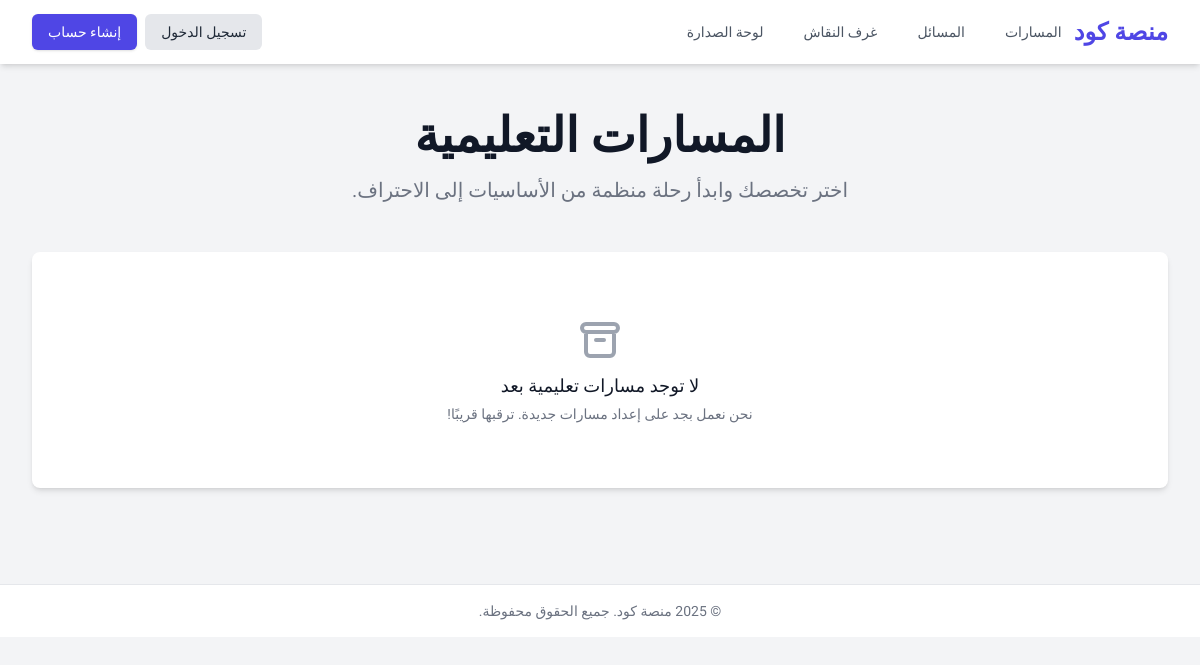
Page /courses/ on the earlier database version.
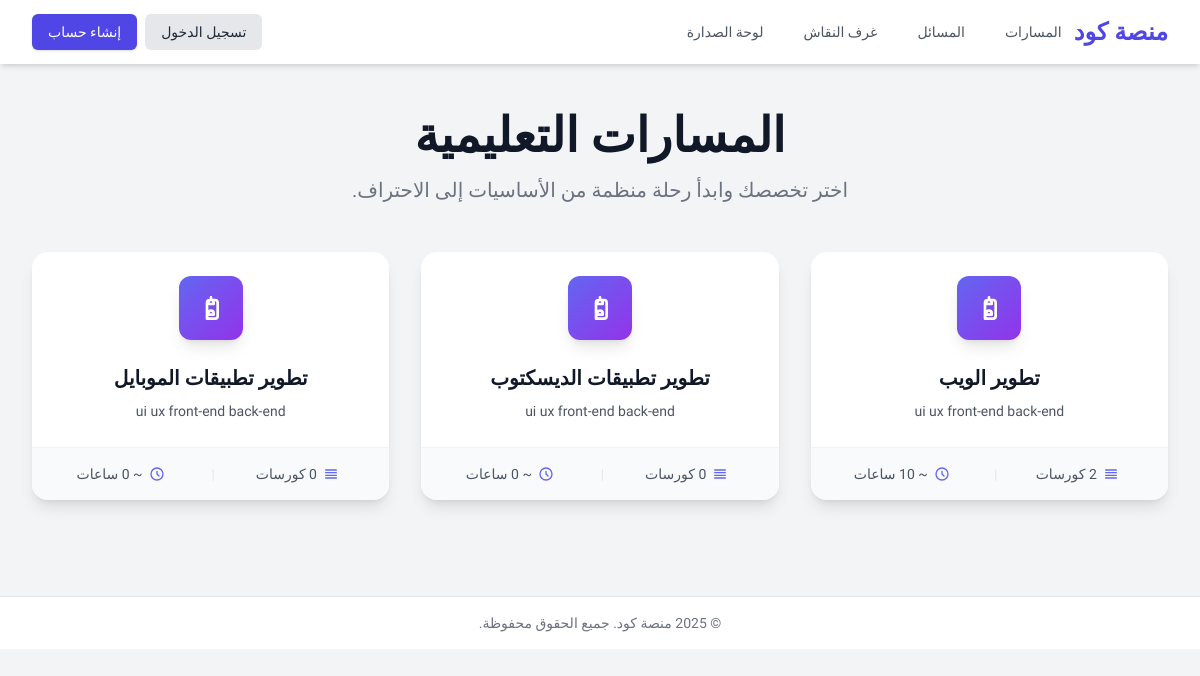
Same page on the later database version.
### courses/models.py (models this page shows, shortened)
class LearningPath(models.Model):
    title = models.CharField("عنوان المسار", max_length=200, unique=True)
    description = models.TextField("وصف المسار")
    class Meta:
        verbose_name = "مسار تعليمي"
        verbose_name_plural = "المسارات التعليمية"
        ordering = ['title']

### courses/views.py (the view)
# urls.py: path('', LearningPathListView.as_view(), name='path_list'),
class LearningPathListView(ListView):
    model = LearningPath
    template_name = 'courses/path_list.html'
    context_object_name = 'paths'

### courses/templatetags/course_extras.py (called while the page is built)
@register.filter
def multiply(value, arg):
    try:
        return int(value) * int(arg)
    except (ValueError, TypeError):
        return value

### courses/templates/courses/path_list.html (shortened to what this page needs)
{% extends "base.html" %}
{% load course_extras %}
{% block content %}
<div class="max-w-7xl mx-auto">
    <div class="text-center mb-12">
        <h1 class="text-4xl font-extrabold text-gray-900 dark:text-white sm:text-5xl">
            المسارات التعليمية
        </h1>
        <p class="mt-4 max-w-2xl mx-auto text-xl text-gray-500 dark:text-gray-400">
            اختر تخصصك وابدأ رحلة منظمة من الأساسيات إلى الاحتراف.
        </p>
    </div>
    <div class="grid grid-cols-1 md:grid-cols-2 lg:grid-cols-3 gap-8">
        {% for path in paths %}
            <div class="bg-white dark:bg-gray-800 rounded-2xl shadow-lg hover:shadow-xl transform hover:-translate-y-2 transition-all duration-300">
                <a href="{% url 'courses:path_detail' path.pk %}" class="block h-full flex flex-col">
                    <div class="p-6">
                        <div class="flex items-center justify-center h-16 w-16 rounded-xl bg-gradient-to-br from-indigo-500 to-purple-600 text-white shadow-lg mx-auto">
                            <svg class="h-8 w-8" fill="none" viewBox="0 0 24 24" stroke="currentColor"><path stroke-linecap="round" stroke-linejoin="round" stroke-width="2" d="M12 6V4m0 2a2 2 0 012 2v1h-4V8a2 2 0 012-2zm0 8a2 2 0 012 2v1h-4v-1a2 2 0 012-2zm-3 6V8a2 2 0 012-2h4a2 2 0 012 2v10a2 2 0 01-2 2h-4a2 2 0 01-2-2z" /></svg>
                        </div>
                    </div>
                    <div class="px-6 pb-6 text-center flex-grow">
                        <h2 class="text-xl font-bold text-gray-900 dark:text-white">{{ path.title }}</h2>
                        <p class="mt-2 text-gray-600 dark:text-gray-400 text-sm leading-relaxed">{{ path.description|truncatewords:20 }}</p>
                    </div>
                    <div class="px-6 py-4 bg-gray-50 dark:bg-gray-700/50 border-t border-gray-100 dark:border-gray-700 rounded-b-2xl">
                        <div class="flex justify-around text-sm font-medium text-gray-600 dark:text-gray-300">
                            <span class="flex items-center">
                                <svg class="w-4 h-4 mr-1.5 rtl:ml-1.5 text-indigo-500" fill="none" viewBox="0 0 24 24" stroke="currentColor"><path stroke-linecap="round" stroke-linejoin="round" stroke-width="2" d="M4 6h16M4 10h16M4 14h16M4 18h16" /></svg>
                                <span>{{ path.courses.count }} كورسات</span>
                            </span>
                            <span class="text-gray-200 dark:text-gray-600">|</span>
                            <span class="flex items-center">
                                <svg class="w-4 h-4 mr-1.5 rtl:ml-1.5 text-indigo-500" fill="none" viewBox="0 0 24 24" stroke="currentColor"><path stroke-linecap="round" stroke-linejoin="round" stroke-width="2" d="M12 8v4l3 3m6-3a9 9 0 11-18 0 9 9 0 0118 0z" /></svg>
                                <span>~ {{ path.courses.count|multiply:5 }} ساعات</span>
                            </span>
                        </div>
                    </div>
                </a>
            </div>
        {% empty %}
        <div class="md:col-span-2 lg:col-span-3 text-center py-16 px-6 bg-white dark:bg-gray-800 rounded-lg shadow-md">
            <svg class="mx-auto h-12 w-12 text-gray-400" fill="none" viewBox="0 0 24 24" stroke="currentColor"><path stroke-linecap="round" stroke-linejoin="round" stroke-width="2" d="M5 8h14M5 8a2 2 0 110-4h14a2 2 0 110 4M5 8v10a2 2 0 002 2h10a2 2 0 002-2V8m-9 4h4" /></svg>
            <h3 class="mt-2 text-lg font-medium text-gray-900 dark:text-white">لا توجد مسارات تعليمية بعد</h3>
            <p class="mt-1 text-sm text-gray-500 dark:text-gray-400">نحن نعمل بجد على إعداد مسارات جديدة. ترقبها قريبًا!</p>
        </div>
        {% endfor %}
    </div>
</div>
{% endblock %}

### templates/base.html (shortened to what this page needs)
{% load static %}
<!DOCTYPE html>
<html lang="ar" dir="rtl" class="scroll-smooth">
<head>
    <link rel="stylesheet" href="https://cdnjs.cloudflare.com/ajax/libs/codemirror/5.65.15/codemirror.min.css">
    <link rel="stylesheet" href="https://cdnjs.cloudflare.com/ajax/libs/codemirror/5.65.15/theme/dracula.min.css">
    <link rel="stylesheet" href="https://cdnjs.cloudflare.com/ajax/libs/highlight.js/11.9.0/styles/atom-one-dark.min.css">
    <script src="https://cdn.tailwindcss.com"></script>
</head>
<body class="bg-gray-100 dark:bg-gray-900 text-gray-800 dark:text-gray-200 antialiased">
    <header x-data="{ mobileMenuOpen: false }" class="bg-white dark:bg-gray-800 shadow-md sticky top-0 z-40">
        <nav class="max-w-7xl mx-auto px-4 sm:px-6 lg:px-8">
            <div class="flex items-center justify-between h-16">
                <div class="flex items-center">
                    <a href="{% url 'home' %}" class="flex-shrink-0 text-2xl font-bold text-indigo-600 dark:text-indigo-400">منصة كود</a>
                    <div class="hidden md:block">
                        <div class="mr-10 rtl:mr-0 rtl:ml-10 flex items-baseline space-x-4 rtl:space-x-reverse">
                            <a href="{% url 'courses:path_list' %}" class="text-gray-600 dark:text-gray-300 hover:bg-gray-200 dark:hover:bg-gray-700 px-3 py-2 rounded-md text-sm font-medium transition-colors">المسارات</a>
                            <a href="{% url 'problems:problem_list' %}" class="text-gray-600 dark:text-gray-300 hover:bg-gray-200 dark:hover:bg-gray-700 px-3 py-2 rounded-md text-sm font-medium transition-colors">المسائل</a>
                            <a href="{% url 'chat:room_list' %}" class="text-gray-600 dark:text-gray-300 hover:bg-gray-200 dark:hover:bg-gray-700 px-3 py-2 rounded-md text-sm font-medium transition-colors">غرف النقاش</a>
                            <a href="{% url 'accounts:leaderboard' %}" class="text-gray-600 dark:text-gray-300 hover:bg-gray-200 dark:hover:bg-gray-700 px-3 py-2 rounded-md text-sm font-medium transition-colors">لوحة الصدارة</a>
                        </div>
                    </div>
                </div>
                <div class="hidden md:block">
                    {% if user.is_authenticated %}
                    <div x-data="{ dropdownOpen: false }" class="relative">
                        <button @click="dropdownOpen = !dropdownOpen" class="flex items-center space-x-2 rtl:space-x-reverse p-2 rounded-full hover:bg-gray-200 dark:hover:bg-gray-700 focus:outline-none">
                            <span class="font-medium text-sm">{{ user.username }}</span>
                            <img class="h-8 w-8 rounded-full" src="https://ui-avatars.com/api/?name={{ user.username|urlencode }}&background=indigo&color=white&font-size=0.5" alt="User Avatar">
                        </button>
                        <div x-show="dropdownOpen" @click.away="dropdownOpen = false" x-cloak x-transition class="origin-top-left rtl:origin-top-right absolute left-0 rtl:left-auto rtl:right-0 mt-2 w-48 rounded-md shadow-lg py-1 bg-white dark:bg-gray-800 ring-1 ring-black ring-opacity-5 z-50">
                            <a href="{% url 'dashboard:dashboard' %}" class="block px-4 py-2 text-sm text-gray-700 dark:text-gray-200 hover:bg-gray-100 dark:hover:bg-gray-700">لوحة التحكم</a>
                            <a href="{% url 'accounts:profile' %}" class="block px-4 py-2 text-sm text-gray-700 dark:text-gray-200 hover:bg-gray-100 dark:hover:bg-gray-700">الملف الشخصي</a>
                            <div class="px-4 py-2 text-xs text-gray-500">نقاطك: <span class="font-bold text-indigo-500">{{ user.score }}</span></div>
                            <hr class="dark:border-gray-600">
                            <a href="{% url 'logout' %}" class="block px-4 py-2 text-sm text-gray-700 dark:text-gray-200 hover:bg-gray-100 dark:hover:bg-gray-700">تسجيل الخروج</a>
                        </div>
                    </div>
                    {% else %}
                    <div class="flex items-center space-x-2 rtl:space-x-reverse">
                        <a href="{% url 'login' %}" class="bg-gray-200 dark:bg-gray-700 hover:bg-gray-300 dark:hover:bg-gray-600 text-sm font-medium px-4 py-2 rounded-md transition-colors">تسجيل الدخول</a>
                        <a href="{% url 'accounts:signup' %}" class="bg-indigo-600 hover:bg-indigo-700 text-white text-sm font-medium px-4 py-2 rounded-md transition-colors shadow">إنشاء حساب</a>
                    </div>
                    {% endif %}
                </div>
            </div>
        </nav>
    </header>
    <main>
        <div class="max-w-7xl mx-auto py-6 sm:px-6 lg:px-8">
            <div class="px-4 py-6 sm:px-0">
                {% block content %}{% endblock %}
            </div>
        </div>
    </main>
    <footer class="bg-white dark:bg-gray-800 border-t border-gray-200 dark:border-gray-700 mt-12">
        <div class="max-w-7xl mx-auto py-4 px-4 sm:px-6 lg:px-8 text-center text-sm text-gray-500 dark:text-gray-400">
            <p>&copy; {% now "Y" %} منصة كود. جميع الحقوق محفوظة.</p>
        </div>
    </footer>
</body>
</html>

### templates/base.html (style rules this page uses)
body { font-family: 'Tajawal', sans-serif; }

Differences in the rows shown:
added LearningPath: title "تطوير الويب", description "ui ux front-end back-end", courses.count "2"
added LearningPath: title "تطوير تطبيقات الديسكتوب", description "ui ux front-end back-end", courses.count "0", courses.count|multiply "0"
added LearningPath: title "تطوير تطبيقات الموبايل", description "ui ux front-end back-end", courses.count "0"
Other differences:
text no longer shown: "لا توجد مسارات تعليمية بعد نحن نعمل بجد على إعداد مسارات جديدة. ترقبها قريبًا!"
